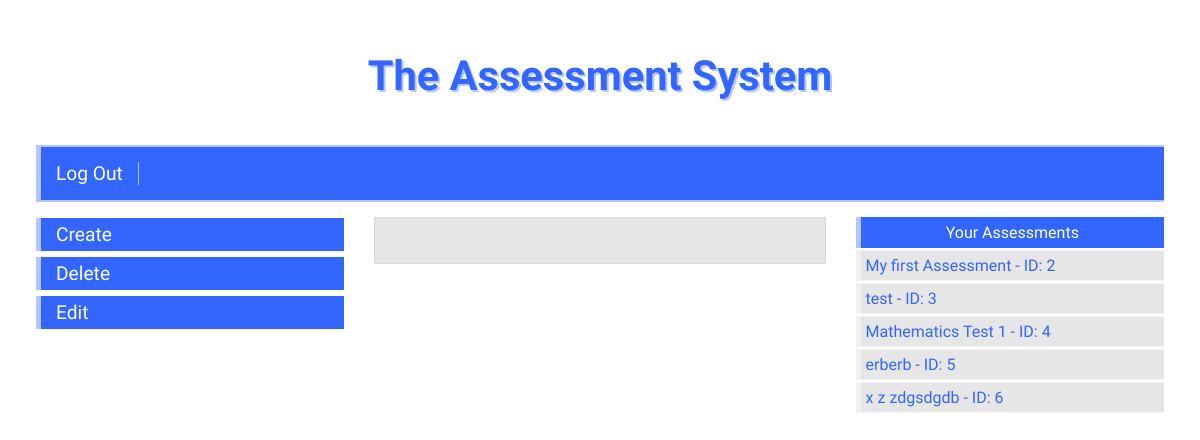
/ (signed in), run on an earlier commit of the app's database.
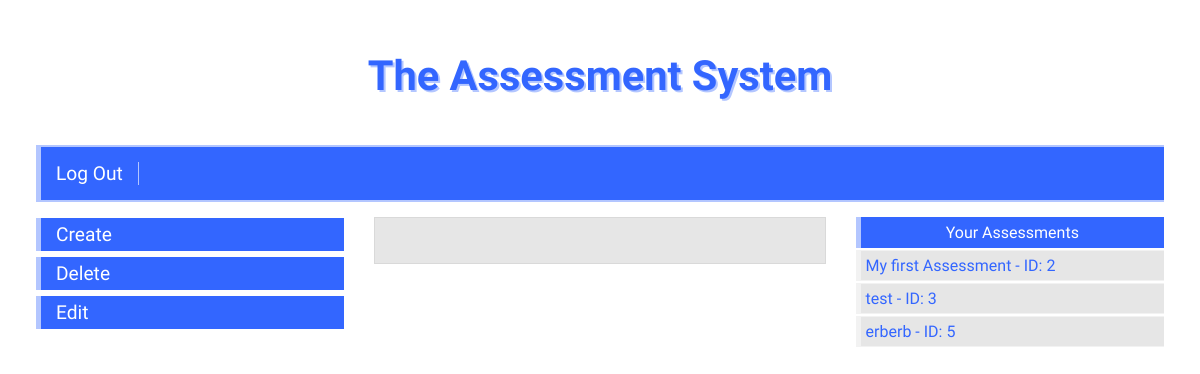
And on a later commit of the database.
### assessment/models.py (models this page shows)
class Assessment(models.Model):
    creator = models.ForeignKey(settings.AUTH_USER_MODEL, on_delete=models.CASCADE, editable=False)
    title = models.CharField(max_length=100, blank=True)
    def __str__(self):
        return f'{self.title} - ID: {self.id}'

### core/views.py (the view)
# urls.py: 2. Add a URL to urlpatterns:  path('', views.home, name='home')
def home(request):
    template_name = 'home.html'
    if request.user.id is not None:
        user_id = request.user.id
        current_user = User.objects.get(id=user_id)
        user_assessments = Assessment.objects.filter(creator=current_user).exclude(title='')
    else:
        user_assessments = None
    context = {
        'user_assessments': user_assessments,
    }
    return render(request, template_name, context)

### core/templates/core/home.html (shortened to what this page needs)
{% extends 'base.html' %}
{% block content %}
<div class="col-12" id="logo">
    <h1><a href="{% url 'home' %}" class="logo">The Assessment System</a></h1>
</div>
<div class="col-12" id="navbar">
    {% if not user.is_authenticated %}
    <a href="{% url 'login' %}" class="navbar-button">Log In</a>
    <a href="{% url 'signup' %}" class="navbar-button">Sign Up</a>
    {% else %}
    <a href="{% url 'logout' %}" class="navbar-button">Log Out</a>
    {% endif %}
</div>
{% if user.role == 'Teacher' %}
<div class="col-3" id="left-side-teacher">
    <br><a href="{% url 'create-assessment' %}" name="create-assessment" class="left-side-button">Create</a>
    <br><a href="{% url 'delete-assessment' %}" name="delete-assessment" class="left-side-button">Delete</a>
    <br><a href="{% url 'edit-assessment' %}" name="edit-assessment" class="left-side-button">Edit</a>
</div>
<div class="col-6" id="main-content-teacher">
</div>
<div class="col-3" id="right-side-teacher">
    {% if user_assessments %}
    <h3 class="right-side-title">Your Assessments</h3>
    {% for assessment in user_assessments %}
    <ul class="assessments-list">{{ assessment }}</ul>
    {% endfor %}
    {% else %}
    <h3>You have no assessments.</h3>
    {% endif %}
</div>
{% endif %}
{% endblock %}

### assessmentsystem/templates/assessmentsystem/base.html (shortened to what this page needs)
<!DOCTYPE html>
{% load static %}
<html lang="en">
<head>
    <link rel="stylesheet" type="text/css" href="{% static 'assessmentsystem/css/style.css' %}">
</head>
<body>
{% block content %}{% endblock %}
</body>
</html>

### assessmentsystem/static/assessmentsystem/css/style.css (style rules this page uses)
* { box-sizing: border-box; }
[class*="col-"] { float: left; padding: 15px; border: 1px ; }
.col-3 { width: 30%; }
.col-6 { width: 40%; }
.col-12 { width: 100%; }
body { font-family: sans-serif; margin-left: 3%; margin-right: 3%; background-image: url("/static/assessmentsystem/images/pxfuel.com.jpg") 100 0 no-repeat fixed; }
#logo { text-align: center; font-family: 'Armata'; font-size: 2em; }
.logo { color: #3366ff; text-shadow: 2px 2px #b3c6ff; }
a:link { text-decoration: none; }
#navbar { background-color: #3366ff; border-top: 2px solid #b3c6ff; border-bottom: 2px solid #b3c6ff; border-left: 5px solid #b3c6ff; }
.navbar-button { color: white; font-family: 'Armata'; margin-right: 15px; font-size: 120%; border-right: 1px solid #b3c6ff; padding-right: 15px; }
.left-side-button { color: white; font-family: 'Armata'; font-size: 120%; background-color: #3366ff; padding-right: 3px; padding-left: 15px; padding-top: 5px; padding-bottom: 5px; display: block; border-left: 5px solid #b3c6ff; margin-bottom: -12px; margin-right: 30px; }
.right-side-title { font-family: 'Armata'; color: white; font-size: 100%; margin-block-start: 0px; margin-block-end: 2px; background-color: #3366ff; padding: 6px; font-weight: normal; text-align: center; border-left: 5px solid #b3c6ff; margin-left: 15px; }
#left-side-teacher { padding: 0px; margin-top: -2px; }
div#right-side-teacher { float: left; padding-right: 0px; }
ul { font-family: 'Rosario'; color: #3366ff; font-size: 100%; list-style-type: none; padding: 5px; background-color: #e6e6e6; margin-block-start: 0px; margin-block-end: 2px; border-left: 5px solid #f2f2f2; border-bottom: 1px solid #f2f2f2; border-top: 1px solid #f2f2f2; }
h1 { text-align: center; font-family: 'Armata'; font-size: 130%; margin-bottom: 30px; color: #3366ff; }
#main-content-teacher { font-family: 'Armata'; color: black; margin-top: 15px; background-color: #e6e6e6; padding: 2%; border: 1px solid #d9d9d9; }
h3 { font-family: 'Armata'; font-size: 100%; margin-top: 0px; color: #3366ff; margin-top: 15px; font-weight: bold; }
.assessments-list { margin-left: 15px; }

What changed in the data, as far as the page shows it:
removed Assessment: title+id "Mathematics Test 1 - ID: 4"
removed Assessment: title+id "x z zdgsdgdb - ID: 6"
